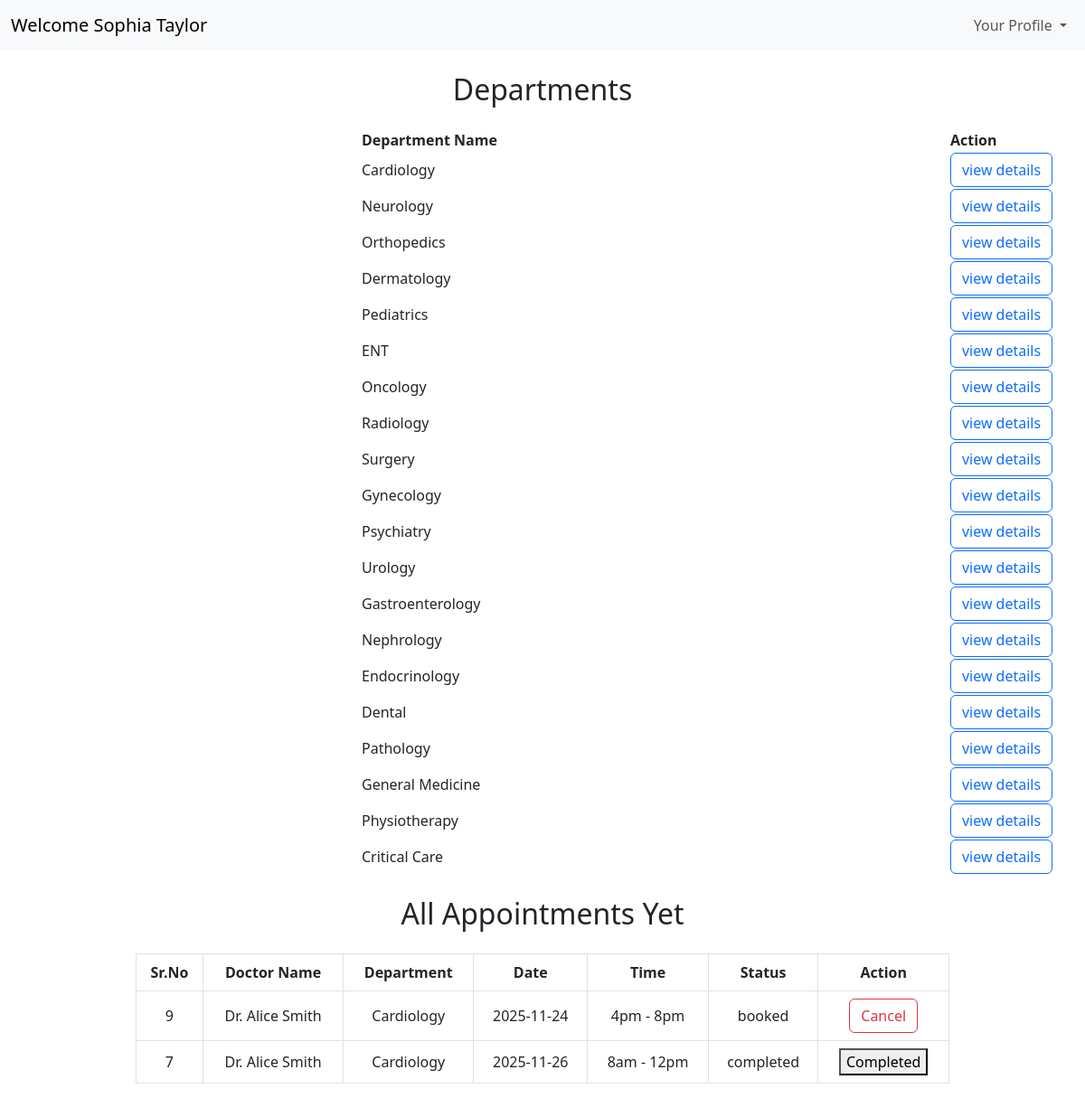
/dashboard/patient (signed in), run on the app's committed database.
### models/models.py (models this page shows)
class User(db.Model):
    id=db.Column(db.Integer(),primary_key=True)
    fullname = db.Column(db.String(50),nullable = False)
    username = db.Column(db.String(50),unique = True,nullable = False)
    password = db.Column(db.String(),nullable= False)
    role = db.Column(db.String(10),nullable=False)
    status=db.Column(db.Integer(),nullable=False,default=0)
    created_at=db.Column(db.DateTime(),default=datetime.datetime.utcnow)
    updated_at=db.Column(db.DateTime(),default=datetime.datetime.utcnow,onupdate=datetime.datetime.utcnow)

class Department(db.Model):
    id=db.Column(db.Integer(),primary_key=True)
    name=db.Column(db.String(50),nullable = False)
    descreption=db.Column(db.String(200),nullable=True)

class Doctor(db.Model):
    id=db.Column(db.Integer(),primary_key=True)
    fullname = db.Column(db.String(50),nullable = False)
    username = db.Column(db.String(50),unique = True,nullable = False)
    password = db.Column(db.String(),nullable= False)
    address = db.Column(db.String(200),nullable = False)
    phone = db.Column(db.String(15),nullable = False)
    email = db.Column(db.String(50),nullable = False)
    experience = db.Column(db.String(100),nullable = False)
    specialization = db.Column(db.String(50),nullable = False)
    created_at=db.Column(db.DateTime(),default=datetime.datetime.utcnow)
    updated_at=db.Column(db.DateTime(),default=datetime.datetime.utcnow,onupdate=datetime.datetime.utcnow)

class Appointments(db.Model):
    id = db.Column(db.Integer, primary_key=True)
    patient = db.Column(db.String(50), nullable=False)
    doctor = db.Column(db.String(50), nullable=False)
    date = db.Column(db.String(10), nullable=False)
    timeslot = db.Column(db.String(20), nullable=False)
    status = db.Column(db.String(15), nullable=False)

### controllers/patientDashboard.py (the view)
@thepatientDashboard.route("/dashboard/patient", methods=['GET','POST'])
def patientDashboard():
    if('user' in session and session['role']=="patient"):
        user=session['user']
        theUser= User.query.filter_by(username=user).first()
        departments= Department.query.all()
        myappointmnets= Appointments.query.filter_by(patient=user).all()
        print("My Appointments:", myappointmnets)
        sendabledata = []
        details = {}
        for x in myappointmnets:
            getdoctorsderails=Doctor.query.filter_by(username=x.doctor).first()
            details={
                "id": x.id,
                "fullname": getdoctorsderails.fullname,
                "specialization": getdoctorsderails.specialization,
                "date": x.date,
                "timeslot": x.timeslot,
                "status": x.status
            }
            sendabledata.append(details)
        print("Sendable Data:", sendabledata)
        sendabledata.reverse()
        return render_template("patientDashboard.html",theUser=theUser,user=user, departments=departments, sendabledata=sendabledata)
    else:
        return redirect("/login")

### templates/patientDashboard.html (shortened to what this page needs)
<!DOCTYPE html>
<html lang="en">
<head>
     <link href="https://cdn.jsdelivr.net/npm/bootstrap@5.3.0-alpha1/dist/css/bootstrap.min.css" rel="stylesheet">
</head>
<body>
<nav class="navbar navbar-expand-lg bg-body-tertiary">
  <div class="container-fluid">
    <a class="navbar-brand" href="#">Welcome {{theUser.fullname}}</a>
    <div class="collapse navbar-collapse justify-content-end" id="navbarSupportedContent">
        <ul class="navbar-nav">
          <li class="nav-item dropdown">
            <a class="nav-link dropdown-toggle" href="#" role="button" data-bs-toggle="dropdown" aria-expanded="false">
              Your Profile
            </a>
          </li>
        </ul>
    </div>
  </div>
</nav>
<h2 class="text-center my-4">Departments</h2>
<table>
    <thead>
        <tr>
            <th style="padding-right: 500px;padding-left: 400px;">Department Name</th>
            <th>Action</th>
        </tr>
    </thead>
    <tbody>
        {% for x in departments %}
        <tr>
            <td style="padding-right: 500px;padding-left: 400px;">{{ x.name }}</td>
            <td>
            <a class="btn btn-outline-primary" href="/dashboard/patient/dep-details/{{x.name}}">view details </a>
            </td>
        </tr>
        {% endfor %}
    </tbody>
</table>
<h2 class="text-center my-4">All Appointments Yet</h2>
<div style="max-width: 900px; margin: auto;">
  <table class="table table-bordered table-hover text-center align-middle">
    <thead>
      <tr >
        <th>Sr.No</th>
        <th>Doctor Name</th>
        <th>Department</th>
        <th>Date</th>
        <th>Time</th>
        <th>Status</th>
        <th>Action</th>
      </tr>
    </thead>
    <tbody>
      {% for z in sendabledata %}
      <tr>
        <td>{{z.id}}</td>
        <td>{{z.fullname}}</td>
        <td>{{z.specialization}}</td>
        <td>{{z.date}}</td>
        <td>{{z.timeslot}}</td>
        <td>{{z.status}}</td>
        {% if z.status == "booked" %}
        <td><button class="btn btn-outline-danger" onclick="cancelAppointment(`{{z.id}}`)">Cancel</button></td>
        {%elif z.status == "completed" %}
        <td><button class="btn-close-white">Completed</button></td>
        {%else%}
        <td> <button class="btn-close-white">Canceled</button></td>
        {%endif%}
        </tr>
        {%endfor%}
    </tbody>
  </table>
</div>
</body>
</html>

### data on the page
User: fullname "Sophia Taylor"
Department: name "Cardiology"
Department: name "Neurology"
Department: name "Orthopedics"
Department: name "Dermatology"
Department: name "Pediatrics"
Department: name "ENT"
Department: name "Oncology"
Department: name "Radiology"
Department: name "Surgery"
Department: name "Gynecology"
Department: name "Psychiatry"
Department: name "Urology"
Department: name "Gastroenterology"
Department: name "Nephrology"
Department: name "Endocrinology"
Department: name "Dental"
Department: name "Pathology"
Department: name "General Medicine"
Department: name "Physiotherapy"
Department: name "Critical Care"
Doctor: fullname "Dr. Alice Smith" "Dr. Alice Smith", specialization "Cardiology" "Cardiology"
Appointments: date "2025-11-24", timeslot "4pm - 8pm", status "booked"
Appointments: date "2025-11-26", timeslot "8am - 12pm", status "completed"

### other printed values
{{ z.id }} "9" "7"
